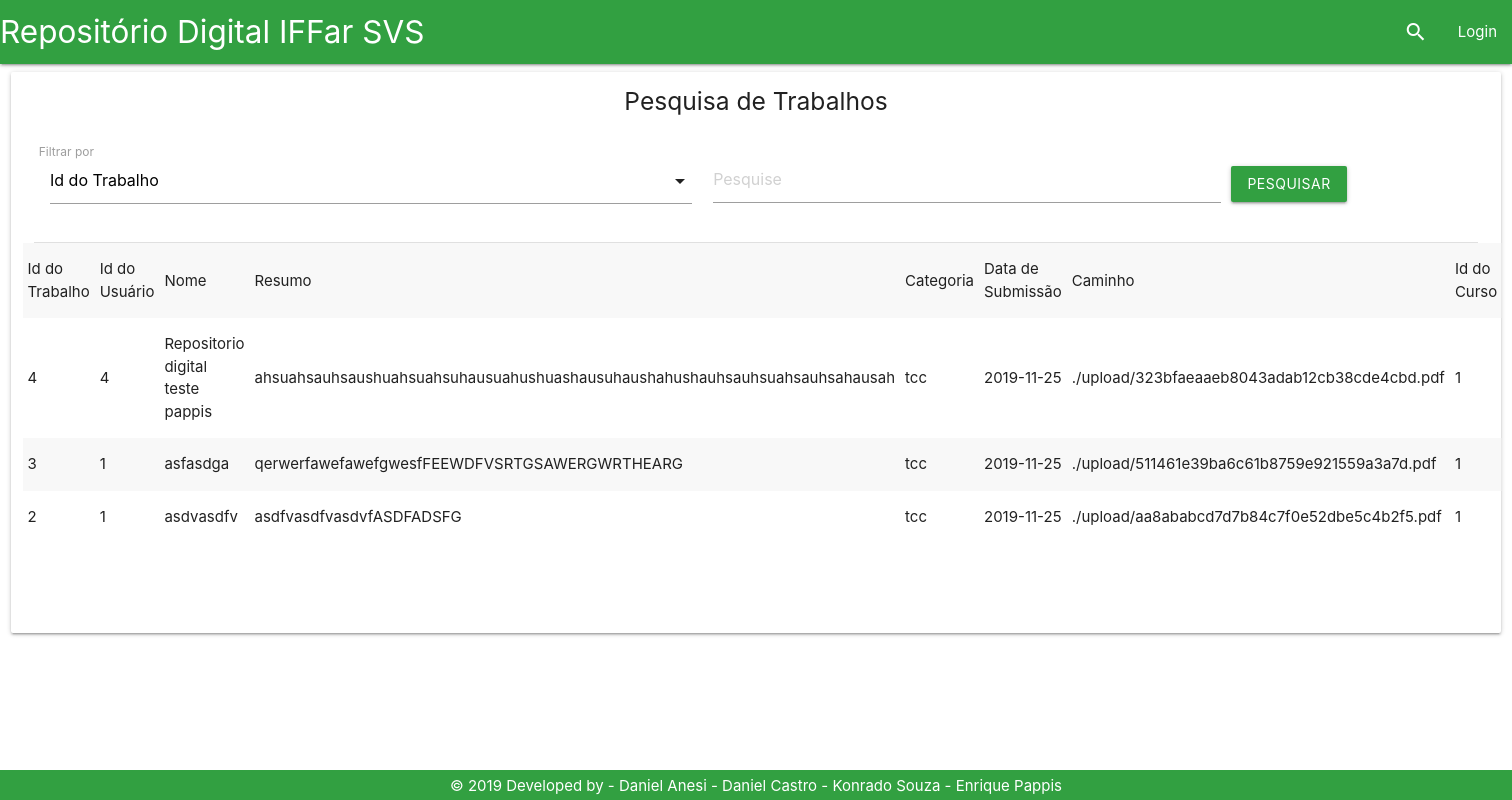
The app's page /Tela/listagemTrabalho.php with its own data.
### tables this page shows
CREATE TABLE `trabalho` (
  `id_trabalho` int(11) NOT NULL,
  `id_usuario` int(11) NOT NULL,
  `nome` varchar(200) NOT NULL,
  `resumo` varchar(4500) NOT NULL,
  `categoria` varchar(20) NOT NULL,
  `autores` varchar(200) NOT NULL,
  `orientadores` varchar(200) DEFAULT NULL,
  `coorientadores` varchar(200) DEFAULT NULL,
  `palavras_chave` varchar(100) NOT NULL,
  `data_submissao` varchar(40) DEFAULT NULL,
  `caminho` varchar(80) NOT NULL,
  `id_curso` int(11) NOT NULL,
  `numero_acessos` int(11) DEFAULT NULL,
  `numero_downloads` int(11) DEFAULT NULL,
  `publicado` int(1) NOT NULL DEFAULT 0
);

### Controle/trabalhoPDO.php (called while the page is built, shortened)
<?php
if (realpath('./index.php')) {
    include_once './Controle/conexao.php';
    include_once './Controle/usuarioPDO.php';
    include_once './Modelo/Trabalho.php';
    include_once './Modelo/Usuario.php';
} else {
    if (realpath('../index.php')) {
        include_once '../Modelo/Trabalho.php';
    }
}
class TrabalhoPDO
{
    public function selectTrabalho()
    {
        $con = new conexao();
        $pdo = $con->getConexao();
        $stmt = $pdo->prepare('select * from trabalho ORDER BY id_trabalho desc;');
        $stmt->execute();
        if ($stmt->rowCount() > 0) {
            return $stmt;
        } else {
            return false;
        }
    }
}

### Modelo/Trabalho.php (called while the page is built, shortened)
<?php
class trabalho{
private $id_trabalho;
private $id_usuario;
private $nome;
private $resumo;
private $categoria;
private $data_submissao;
private $caminho;
private $id_curso;
public function __construct() {
    if (func_num_args() != 0) {
        $atributos = func_get_args()[0];
        }
    }
     public function getId_trabalho(){
         return $this->id_trabalho;
     }
     public function getId_usuario(){
         return $this->id_usuario;
     }
     public function getNome(){
         return $this->nome;
     }
     public function getResumo(){
         return $this->resumo;
     }
     public function getCategoria(){
         return $this->categoria;
     }
     public function getData_submissao(){
         return $this->data_submissao;
     }
     public function getCaminho(){
         return $this->caminho;
     }
     public function getId_curso(){
         return $this->id_curso;
     }
}

### Tela/listagemTrabalho.php (the view, shortened to what this page needs)
<!DOCTYPE html>
<?php
include_once '../Base/header.php';
?>
<html>
    <head>
    </head>
    <body>
        <div class="row">
            <div class="row">
            <div class="col s3 m3 l12">
                <div class="col l12 card">
                    <h5 class="center">Pesquisa de Trabalhos</h5>
                    <div class="col l12">
                        <table>
                            <tr>
                                <td>
                                    <label for="categoria">Filtrar por</label>
                                    <div class="input-field col s12 center" style="margin-top: -4px;">
                                    </div>
                                </td>
                                <td>
                                    <input type="text" name="pesquisa" placeholder="Pesquise">
                                </td>
                                <td>
                                    <input type="submit" id="btn-pesquisar" class="btn corpadrao inline" value="Pesquisar">
                                </td>
                            </tr>
                        </table>
                    </div>
                    <div id="tabela" class="loader">
                        <table class="striped">
                            <tr>
                                <td>Id do Trabalho</td>
                                <td>Id do Usuário</td>
                                <td>Nome</td>
                                <td>Resumo</td>
                                <td>Categoria</td>
                                <td>Data de Submissão</td>
                                <td>Caminho</td>
                                <td>Id do Curso</td>
                            </tr>
                            <?php
                            include_once '../Controle/trabalhoPDO.php';
                            include_once '../Modelo/trabalho.php';
                            $trabalhoListar = new trabalhoPDO();
                            if (isset($_POST['pesquisar'])) {
                                $pesquisa = $_POST['pesquisar'];
                                $metodo = $_POST['select'];
                                $sql = $trabalhoListar->$metodo($pesquisa);
                            } else {
                                $sql = $trabalhoListar->selectTrabalho();
                            }
                            if ($sql != false) {
                                while ($resultado = $sql->fetch()) {
                                    $tr = new trabalho($resultado);
                                    echo "<tr>";
                                    echo "<td>" . $tr->getId_trabalho() . "</td>";
                                    echo "<td>" . $tr->getId_usuario() . "</td>";
                                    echo "<td>" . $tr->getNome() . "</td>";
                                    echo "<td>" . $tr->getResumo() . "</td>";
                                    echo "<td>" . $tr->getCategoria() . "</td>";
                                    echo "<td>" . $tr->getData_submissao() . "</td>";
                                    echo "<td>" . $tr->getCaminho() . "</td>";
                                    echo "<td>" . $tr->getId_curso() . "</td>";
                                           ?><?php
                                    echo "</tr>";
                                }
                            } else {
                                echo "<tr><td><h6>Nenhum resultado econtrado</h6></td></tr>";
                            }
                            ?>
                        </table>
                    </div>
                    <br/><br/><br/><br/>
                </div>
            </div>
        </div>
        </div>
        <?php
        include_once '../Base/footer.php';
        ?>
    </body>
</html>

### css/custom.css (style rules this page uses)
.corpadrao { background-color: #32A041; }

### Tela/listagemTrabalho.php (style rules this page uses)
table { border: none; }
table tr td { border: none; }

### records on screen
trabalho: id_trabalho "4", id_usuario "4", nome "Repositorio digital teste pappis", resumo "ahsuahsauhsaushuahsuahsuhausuahushuashausuhaushahushauhsauhsuahsauhsahausah", categoria "tcc", data_submissao "2019-11-25", caminho "./upload/323bfaeaaeb8043adab12cb38cde4cbd.pdf", id_curso "1"
trabalho: id_trabalho "3", id_usuario "1", nome "asfasdga", resumo "qerwerfawefawefgwesfFEEWDFVSRTGSAWERGWRTHEARG", categoria "tcc", data_submissao "2019-11-25", caminho "./upload/511461e39ba6c61b8759e921559a3a7d.pdf", id_curso "1"
trabalho: id_trabalho "2", id_usuario "1", nome "asdvasdfv", resumo "asdfvasdfvasdvfASDFADSFG", categoria "tcc", data_submissao "2019-11-25", caminho "./upload/aa8ababcd7d7b84c7f0e52dbe5c4b2f5.pdf", id_curso "1"
